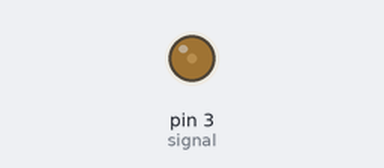
This sketch was run on a simulated Arduino Uno, built with avr-gcc and run on an emulated ATmega328P. On the bench: output pins drawn as LEDs (lit = HIGH).

Above: at 0.05 s.
At 1.5 s:
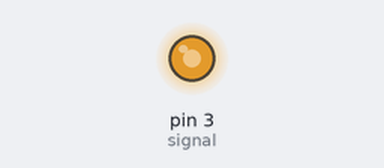
At 3.0 s:
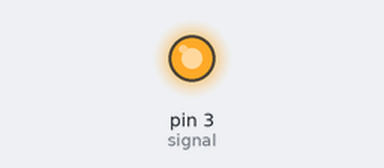
Timing chart, 0 to 6.9 s (numbered marks = the images above):
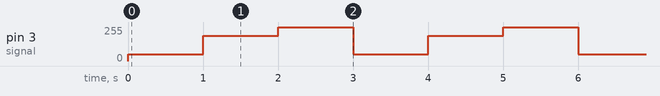

Measured:
- by itself, pin 3 (signal): repeats every 3.0 s: 191/255 1.0 s, 254/255 1.0 s, 50/255 1.0 s

The sketch:

Servo_control_MK_II.ino
```cpp
int signal = 3;// define pin 3 as a signal
int negative = 50;// min value that can be registered
int zero = 191;// mid value
int positive= 254; // min value that can be registered
void setup(){// setup code goes here
pinMode (signal, OUTPUT);//configure pin 3 as an output
}

void loop() {
  analogWrite (signal,negative);
  delay (1000);
  analogWrite (signal, zero);
  delay (1000);
  analogWrite (signal, positive);
  delay (1000);

}
```
